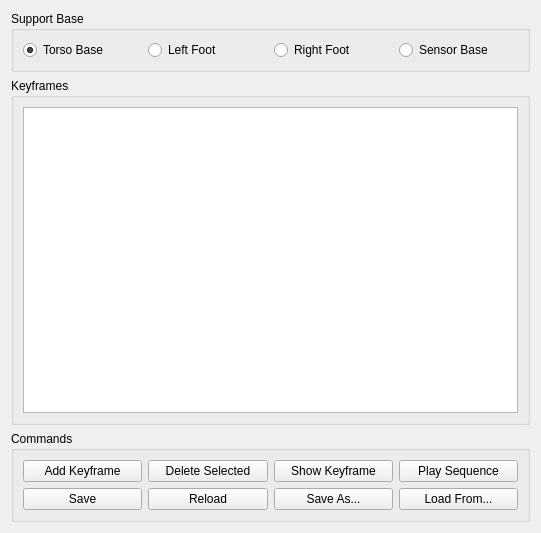
<?xml version="1.0" encoding="UTF-8"?>
<ui version="4.0">
 <class>KeyframeWidget</class>
 <widget class="QWidget" name="KeyframeWidget">
  <property name="geometry">
   <rect>
    <x>0</x>
    <y>0</y>
    <width>541</width>
    <height>533</height>
   </rect>
  </property>
  <property name="windowTitle">
   <string>Form</string>
  </property>
  <layout class="QGridLayout" name="gridLayout">
   <item row="2" column="0">
    <widget class="QGroupBox" name="groupBox">
     <property name="title">
      <string>Commands</string>
     </property>
     <layout class="QGridLayout" name="gridLayout_2">
      <item row="1" column="4">
       <widget class="QPushButton" name="btnSave">
        <property name="text">
         <string>Save</string>
        </property>
       </widget>
      </item>
      <item row="1" column="7">
       <widget class="QPushButton" name="btnLoad">
        <property name="text">
         <string>Load From...</string>
        </property>
       </widget>
      </item>
      <item row="1" column="5">
       <widget class="QPushButton" name="btnReload">
        <property name="text">
         <string>Reload</string>
        </property>
       </widget>
      </item>
      <item row="1" column="6">
       <widget class="QPushButton" name="btnSaveAs">
        <property name="text">
         <string>Save As...</string>
        </property>
       </widget>
      </item>
      <item row="0" column="4" colspan="4">
       <layout class="QHBoxLayout" name="horizontalLayout">
        <item>
         <widget class="QPushButton" name="btnAdd">
          <property name="text">
           <string>Add Keyframe</string>
          </property>
         </widget>
        </item>
        <item>
         <widget class="QPushButton" name="btnDelete">
          <property name="text">
           <string>Delete Selected</string>
          </property>
         </widget>
        </item>
        <item>
         <widget class="QPushButton" name="btnShow">
          <property name="text">
           <string>Show Keyframe</string>
          </property>
         </widget>
        </item>
        <item>
         <widget class="QPushButton" name="btnPlay">
          <property name="text">
           <string>Play Sequence</string>
          </property>
         </widget>
        </item>
       </layout>
      </item>
     </layout>
    </widget>
   </item>
   <item row="0" column="0">
    <widget class="QGroupBox" name="groupBox_3">
     <property name="title">
      <string>Support Base</string>
     </property>
     <layout class="QHBoxLayout" name="horizontalLayout_4">
      <item>
       <widget class="QRadioButton" name="rdoTorso">
        <property name="toolTip">
         <string>Use a virtual base 200mm below the torso with no rotations relative to the torso to compute the origin point.</string>
        </property>
        <property name="text">
         <string>Torso Base</string>
        </property>
        <property name="checked">
         <bool>true</bool>
        </property>
       </widget>
      </item>
      <item>
       <widget class="QRadioButton" name="rdoLeftFoot">
        <property name="toolTip">
         <string>Use the left foot to compute the origin point.</string>
        </property>
        <property name="text">
         <string>Left Foot</string>
        </property>
       </widget>
      </item>
      <item>
       <widget class="QRadioButton" name="rdoRightFoot">
        <property name="toolTip">
         <string>Use the right foot to compute the origin point.</string>
        </property>
        <property name="text">
         <string>Right Foot</string>
        </property>
       </widget>
      </item>
      <item>
       <widget class="QRadioButton" name="rdoSensor">
        <property name="toolTip">
         <string>Use the foot with the greatest sum of pressure readings to compute the origin point..</string>
        </property>
        <property name="text">
         <string>Sensor Base</string>
        </property>
       </widget>
      </item>
     </layout>
    </widget>
   </item>
   <item row="1" column="0">
    <widget class="QGroupBox" name="groupBox_2">
     <property name="title">
      <string>Keyframes</string>
     </property>
     <layout class="QGridLayout" name="gridLayout_3">
      <item row="0" column="0">
       <widget class="QListWidget" name="keyframeBox">
        <property name="selectionMode">
         <enum>QAbstractItemView::ExtendedSelection</enum>
        </property>
       </widget>
      </item>
     </layout>
    </widget>
   </item>
  </layout>
 </widget>
 <resources/>
 <connections/>
</ui>
